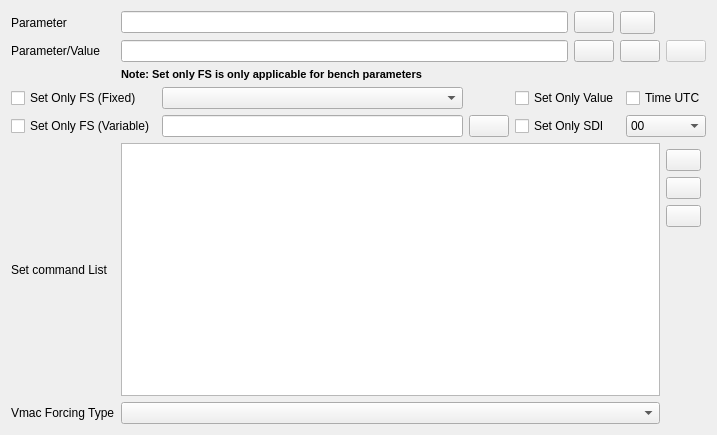
<?xml version="1.0" encoding="UTF-8"?>
<ui version="4.0">
 <class>GTASetActionWidget</class>
 <widget class="QWidget" name="GTASetActionWidget">
  <property name="geometry">
   <rect>
    <x>0</x>
    <y>0</y>
    <width>717</width>
    <height>435</height>
   </rect>
  </property>
  <property name="windowTitle">
   <string>Form</string>
  </property>
  <layout class="QGridLayout" name="gridLayout_2">
   <item row="0" column="0">
    <widget class="QLabel" name="label">
     <property name="text">
      <string>Parameter</string>
     </property>
    </widget>
   </item>
   <item row="0" column="1" rowspan="2" colspan="2">
    <layout class="QGridLayout" name="gridLayout_0">
     <item row="0" column="0">
      <widget class="QLineEdit" name="ParamNameLE">
       <property name="sizePolicy">
        <sizepolicy hsizetype="Expanding" vsizetype="Fixed">
         <horstretch>0</horstretch>
         <verstretch>0</verstretch>
        </sizepolicy>
       </property>
       <property name="minimumSize">
        <size>
         <width>400</width>
         <height>0</height>
        </size>
       </property>
       <property name="alignment">
        <set>Qt::AlignLeading|Qt::AlignLeft|Qt::AlignVCenter</set>
       </property>
      </widget>
     </item>
     <item row="0" column="1">
      <widget class="QPushButton" name="SearchPB">
       <property name="sizePolicy">
        <sizepolicy hsizetype="Maximum" vsizetype="Fixed">
         <horstretch>0</horstretch>
         <verstretch>0</verstretch>
        </sizepolicy>
       </property>
       <property name="minimumSize">
        <size>
         <width>35</width>
         <height>0</height>
        </size>
       </property>
       <property name="text">
        <string/>
       </property>
       <property name="icon">
        <iconset resource="../resource.qrc">
         <normaloff>:/images/forms/img/SEARCH.png</normaloff>:/images/forms/img/SEARCH.png</iconset>
       </property>
      </widget>
     </item>
     <item row="0" column="2">
      <widget class="QToolButton" name="importFromCSVPB">
       <property name="minimumSize">
        <size>
         <width>35</width>
         <height>0</height>
        </size>
       </property>
       <property name="text">
        <string/>
       </property>
       <property name="icon">
        <iconset resource="../resource.qrc">
         <normaloff>:/images/forms/img/table2.png</normaloff>:/images/forms/img/table2.png</iconset>
       </property>
      </widget>
     </item>
     <item row="1" column="0">
      <widget class="GTAActionSetValueLineEdit" name="ValueLE">
       <property name="sizePolicy">
        <sizepolicy hsizetype="Expanding" vsizetype="Fixed">
         <horstretch>0</horstretch>
         <verstretch>0</verstretch>
        </sizepolicy>
       </property>
       <property name="minimumSize">
        <size>
         <width>400</width>
         <height>0</height>
        </size>
       </property>
      </widget>
     </item>
     <item row="1" column="1">
      <widget class="QPushButton" name="SearchPB2">
       <property name="sizePolicy">
        <sizepolicy hsizetype="Maximum" vsizetype="Fixed">
         <horstretch>0</horstretch>
         <verstretch>0</verstretch>
        </sizepolicy>
       </property>
       <property name="minimumSize">
        <size>
         <width>35</width>
         <height>0</height>
        </size>
       </property>
       <property name="text">
        <string/>
       </property>
       <property name="icon">
        <iconset resource="../resource.qrc">
         <normaloff>:/images/forms/img/SEARCH.png</normaloff>:/images/forms/img/SEARCH.png</iconset>
       </property>
      </widget>
     </item>
     <item row="1" column="2">
      <widget class="QPushButton" name="EquationPB">
       <property name="sizePolicy">
        <sizepolicy hsizetype="Maximum" vsizetype="Fixed">
         <horstretch>0</horstretch>
         <verstretch>0</verstretch>
        </sizepolicy>
       </property>
       <property name="minimumSize">
        <size>
         <width>35</width>
         <height>0</height>
        </size>
       </property>
       <property name="text">
        <string/>
       </property>
       <property name="icon">
        <iconset resource="../resource.qrc">
         <normaloff>:/images/forms/img/EQUATION.png</normaloff>:/images/forms/img/EQUATION.png</iconset>
       </property>
      </widget>
     </item>
     <item row="1" column="3">
      <widget class="QPushButton" name="SearchMCDU">
       <property name="enabled">
        <bool>false</bool>
       </property>
       <property name="sizePolicy">
        <sizepolicy hsizetype="Maximum" vsizetype="Fixed">
         <horstretch>0</horstretch>
         <verstretch>0</verstretch>
        </sizepolicy>
       </property>
       <property name="minimumSize">
        <size>
         <width>35</width>
         <height>0</height>
        </size>
       </property>
       <property name="icon">
        <iconset resource="../resource.qrc">
         <normaloff>:/images/forms/img/SEARCH_MCDU.png</normaloff>:/images/forms/img/SEARCH_MCDU.png</iconset>
       </property>
      </widget>
     </item>
    </layout>
   </item>
   <item row="1" column="0">
    <widget class="QLabel" name="label_2">
     <property name="text">
      <string>Parameter/Value</string>
     </property>
    </widget>
   </item>
   <item row="7" column="0">
    <widget class="QLabel" name="label_4">
     <property name="text">
      <string>Set command List</string>
     </property>
    </widget>
   </item>
   <item row="7" column="1">
    <widget class="QListWidget" name="setActionListLV">
     <property name="toolTip">
      <string>Set action list</string>
     </property>
    </widget>
   </item>
   <item row="8" column="0">
    <widget class="QLabel" name="label_3">
     <property name="text">
      <string>Vmac Forcing Type</string>
     </property>
    </widget>
   </item>
   <item row="8" column="1">
    <widget class="QComboBox" name="VmacForcingTypeCB"/>
   </item>
   <item row="8" column="2">
    <spacer name="horizontalSpacer">
     <property name="orientation">
      <enum>Qt::Horizontal</enum>
     </property>
     <property name="sizeType">
      <enum>QSizePolicy::Maximum</enum>
     </property>
     <property name="sizeHint" stdset="0">
      <size>
       <width>40</width>
       <height>20</height>
      </size>
     </property>
    </spacer>
   </item>
   <item row="7" column="2">
    <layout class="QVBoxLayout" name="verticalLayout">
     <property name="spacing">
      <number>6</number>
     </property>
     <property name="topMargin">
      <number>6</number>
     </property>
     <item>
      <widget class="QPushButton" name="addToListPB">
       <property name="minimumSize">
        <size>
         <width>0</width>
         <height>0</height>
        </size>
       </property>
       <property name="maximumSize">
        <size>
         <width>35</width>
         <height>16777215</height>
        </size>
       </property>
       <property name="toolTip">
        <string>&lt;!DOCTYPE HTML PUBLIC &quot;-//W3C//DTD HTML 4.0//EN&quot; &quot;http://www.w3.org/TR/REC-html40/strict.dtd&quot;&gt;
&lt;html&gt;&lt;head&gt;&lt;meta name=&quot;qrichtext&quot; content=&quot;1&quot; /&gt;&lt;style type=&quot;text/css&quot;&gt;
p, li { white-space: pre-wrap; }
&lt;/style&gt;&lt;/head&gt;&lt;body style=&quot; font-family:'MS Shell Dlg 2'; font-size:8.25pt; font-weight:400; font-style:normal;&quot;&gt;
&lt;p style=&quot; margin-top:0px; margin-bottom:0px; margin-left:0px; margin-right:0px; -qt-block-indent:0; text-indent:0px;&quot;&gt;&lt;span style=&quot; font-weight:600; text-decoration: underline;&quot;&gt;ADD&lt;/span&gt;&lt;/p&gt;
&lt;p style=&quot;-qt-paragraph-type:empty; margin-top:0px; margin-bottom:0px; margin-left:0px; margin-right:0px; -qt-block-indent:0; text-indent:0px;&quot;&gt;&lt;/p&gt;
&lt;p style=&quot; margin-top:0px; margin-bottom:0px; margin-left:0px; margin-right:0px; -qt-block-indent:0; text-indent:0px;&quot;&gt;Adds parameter value expression to list&lt;/p&gt;&lt;/body&gt;&lt;/html&gt;</string>
       </property>
       <property name="text">
        <string/>
       </property>
       <property name="icon">
        <iconset resource="../resource.qrc">
         <normaloff>:/images/forms/img/Add.png</normaloff>:/images/forms/img/Add.png</iconset>
       </property>
      </widget>
     </item>
     <item>
      <widget class="QPushButton" name="removeFromListPB">
       <property name="maximumSize">
        <size>
         <width>35</width>
         <height>16777215</height>
        </size>
       </property>
       <property name="toolTip">
        <string>&lt;!DOCTYPE HTML PUBLIC &quot;-//W3C//DTD HTML 4.0//EN&quot; &quot;http://www.w3.org/TR/REC-html40/strict.dtd&quot;&gt;
&lt;html&gt;&lt;head&gt;&lt;meta name=&quot;qrichtext&quot; content=&quot;1&quot; /&gt;&lt;style type=&quot;text/css&quot;&gt;
p, li { white-space: pre-wrap; }
&lt;/style&gt;&lt;/head&gt;&lt;body style=&quot; font-family:'MS Shell Dlg 2'; font-size:8.25pt; font-weight:400; font-style:normal;&quot;&gt;
&lt;p style=&quot; margin-top:0px; margin-bottom:0px; margin-left:0px; margin-right:0px; -qt-block-indent:0; text-indent:0px;&quot;&gt;&lt;span style=&quot; font-weight:600;&quot;&gt;REMOVE&lt;/span&gt;&lt;/p&gt;
&lt;p style=&quot;-qt-paragraph-type:empty; margin-top:0px; margin-bottom:0px; margin-left:0px; margin-right:0px; -qt-block-indent:0; text-indent:0px;&quot;&gt;&lt;/p&gt;
&lt;p style=&quot; margin-top:0px; margin-bottom:0px; margin-left:0px; margin-right:0px; -qt-block-indent:0; text-indent:0px;&quot;&gt;Removes selected expression from list&lt;/p&gt;&lt;/body&gt;&lt;/html&gt;</string>
       </property>
       <property name="text">
        <string/>
       </property>
       <property name="icon">
        <iconset resource="../resource.qrc">
         <normaloff>:/images/forms/img/Remove.png</normaloff>:/images/forms/img/Remove.png</iconset>
       </property>
      </widget>
     </item>
     <item>
      <widget class="QPushButton" name="editSelectedPB">
       <property name="maximumSize">
        <size>
         <width>35</width>
         <height>16777215</height>
        </size>
       </property>
       <property name="toolTip">
        <string>&lt;!DOCTYPE HTML PUBLIC &quot;-//W3C//DTD HTML 4.0//EN&quot; &quot;http://www.w3.org/TR/REC-html40/strict.dtd&quot;&gt;
&lt;html&gt;&lt;head&gt;&lt;meta name=&quot;qrichtext&quot; content=&quot;1&quot; /&gt;&lt;style type=&quot;text/css&quot;&gt;
p, li { white-space: pre-wrap; }
&lt;/style&gt;&lt;/head&gt;&lt;body style=&quot; font-family:'MS Shell Dlg 2'; font-size:8.25pt; font-weight:400; font-style:normal;&quot;&gt;
&lt;p style=&quot; margin-top:0px; margin-bottom:0px; margin-left:0px; margin-right:0px; -qt-block-indent:0; text-indent:0px;&quot;&gt;&lt;span style=&quot; font-weight:600; text-decoration: underline;&quot;&gt;Edit Expression&lt;/span&gt;&lt;/p&gt;
&lt;p style=&quot; margin-top:0px; margin-bottom:0px; margin-left:0px; margin-right:0px; -qt-block-indent:0; text-indent:0px;&quot;&gt;Selected set expression from list is edited.&lt;/p&gt;
&lt;p style=&quot; margin-top:0px; margin-bottom:0px; margin-left:0px; margin-right:0px; -qt-block-indent:0; text-indent:0px;&quot;&gt;&lt;span style=&quot; font-weight:600; text-decoration: underline;&quot;&gt;Steps:&lt;/span&gt;&lt;/p&gt;
&lt;p style=&quot; margin-top:0px; margin-bottom:0px; margin-left:0px; margin-right:0px; -qt-block-indent:0; text-indent:0px;&quot;&gt;Select expression from list, change relevant parameter/value field and clik on this button.&lt;/p&gt;&lt;/body&gt;&lt;/html&gt;</string>
       </property>
       <property name="text">
        <string/>
       </property>
       <property name="icon">
        <iconset resource="../resource.qrc">
         <normaloff>:/images/forms/img/EDIT.png</normaloff>:/images/forms/img/EDIT.png</iconset>
       </property>
      </widget>
     </item>
     <item>
      <spacer name="verticalSpacer">
       <property name="orientation">
        <enum>Qt::Vertical</enum>
       </property>
       <property name="sizeHint" stdset="0">
        <size>
         <width>20</width>
         <height>40</height>
        </size>
       </property>
      </spacer>
     </item>
    </layout>
   </item>
   <item row="2" column="1">
    <widget class="QLabel" name="noteLB">
     <property name="font">
      <font>
       <weight>75</weight>
       <bold>true</bold>
      </font>
     </property>
     <property name="text">
      <string>&lt;!DOCTYPE HTML PUBLIC &quot;-//W3C//DTD HTML 4.0//EN&quot; &quot;http://www.w3.org/TR/REC-html40/strict.dtd&quot;&gt;
&lt;html&gt;&lt;head&gt;&lt;meta name=&quot;qrichtext&quot; content=&quot;1&quot; /&gt;&lt;style type=&quot;text/css&quot;&gt;
p, li { white-space: pre-wrap; }
&lt;/style&gt;&lt;/head&gt;&lt;body style=&quot; font-family:'MS Shell Dlg 2'; font-size:8.25pt; font-weight:400; font-style:normal;&quot;&gt;
&lt;p style=&quot; margin-top:0px; margin-bottom:0px; margin-left:0px; margin-right:0px; -qt-block-indent:0; text-indent:0px;&quot;&gt;&lt;span style=&quot; font-size:8pt; font-weight:600; color:#000000;&quot;&gt;Note: Set only FS is only applicable for bench parameters&lt;/span&gt;&lt;/p&gt;&lt;/body&gt;&lt;/html&gt;</string>
     </property>
    </widget>
   </item>
   <item row="3" column="0" colspan="3">
    <layout class="QGridLayout" name="gridLayout_4">
     <item row="0" column="0">
      <layout class="QHBoxLayout" name="horizontalLayout_2">
       <item>
        <widget class="QCheckBox" name="SetOnlyFSCB">
         <property name="text">
          <string>Set Only FS (Fixed)</string>
         </property>
        </widget>
       </item>
      </layout>
     </item>
     <item row="0" column="1">
      <widget class="QComboBox" name="functionStatusCB">
       <property name="toolTip">
        <string>Select function status</string>
       </property>
      </widget>
     </item>
     <item row="2" column="0">
      <layout class="QHBoxLayout" name="horizontalLayout_3"/>
     </item>
     <item row="0" column="2">
      <layout class="QHBoxLayout" name="horizontalLayout_6"/>
     </item>
     <item row="0" column="4">
      <widget class="QCheckBox" name="TimeCB">
       <property name="text">
        <string>Time UTC</string>
       </property>
      </widget>
     </item>
     <item row="1" column="3">
      <widget class="QCheckBox" name="SDIChk">
       <property name="text">
        <string>Set Only SDI</string>
       </property>
      </widget>
     </item>
     <item row="1" column="4">
      <widget class="QComboBox" name="SetSDICB">
       <item>
        <property name="text">
         <string>00</string>
        </property>
       </item>
       <item>
        <property name="text">
         <string>01</string>
        </property>
       </item>
       <item>
        <property name="text">
         <string>10</string>
        </property>
       </item>
       <item>
        <property name="text">
         <string>11</string>
        </property>
       </item>
      </widget>
     </item>
     <item row="0" column="3">
      <widget class="QCheckBox" name="SetOnlyValueCB">
       <property name="text">
        <string>Set Only Value</string>
       </property>
      </widget>
     </item>
     <item row="1" column="2">
      <widget class="QPushButton" name="SearchPB3">
       <property name="sizePolicy">
        <sizepolicy hsizetype="Maximum" vsizetype="Fixed">
         <horstretch>0</horstretch>
         <verstretch>0</verstretch>
        </sizepolicy>
       </property>
       <property name="minimumSize">
        <size>
         <width>35</width>
         <height>0</height>
        </size>
       </property>
       <property name="text">
        <string/>
       </property>
       <property name="icon">
        <iconset resource="../resource.qrc">
         <normaloff>:/images/forms/img/SEARCH.png</normaloff>:/images/forms/img/SEARCH.png</iconset>
       </property>
      </widget>
     </item>
     <item row="1" column="0">
      <widget class="QCheckBox" name="SetOnlyFSTable">
       <property name="text">
        <string>Set Only FS (Variable)</string>
       </property>
      </widget>
     </item>
     <item row="1" column="1">
      <widget class="QLineEdit" name="ValueOnlyFSTable"/>
     </item>
    </layout>
   </item>
  </layout>
 </widget>
 <customwidgets>
  <customwidget>
   <class>GTAActionSetValueLineEdit</class>
   <extends>QLineEdit</extends>
   <header location="global">GTASetActionWidget.h</header>
  </customwidget>
 </customwidgets>
 <tabstops>
  <tabstop>ParamNameLE</tabstop>
  <tabstop>ValueLE</tabstop>
  <tabstop>SearchPB2</tabstop>
  <tabstop>EquationPB</tabstop>
  <tabstop>addToListPB</tabstop>
  <tabstop>removeFromListPB</tabstop>
  <tabstop>editSelectedPB</tabstop>
  <tabstop>VmacForcingTypeCB</tabstop>
  <tabstop>setActionListLV</tabstop>
 </tabstops>
 <resources>
  <include location="../resource.qrc"/>
 </resources>
 <connections/>
</ui>
